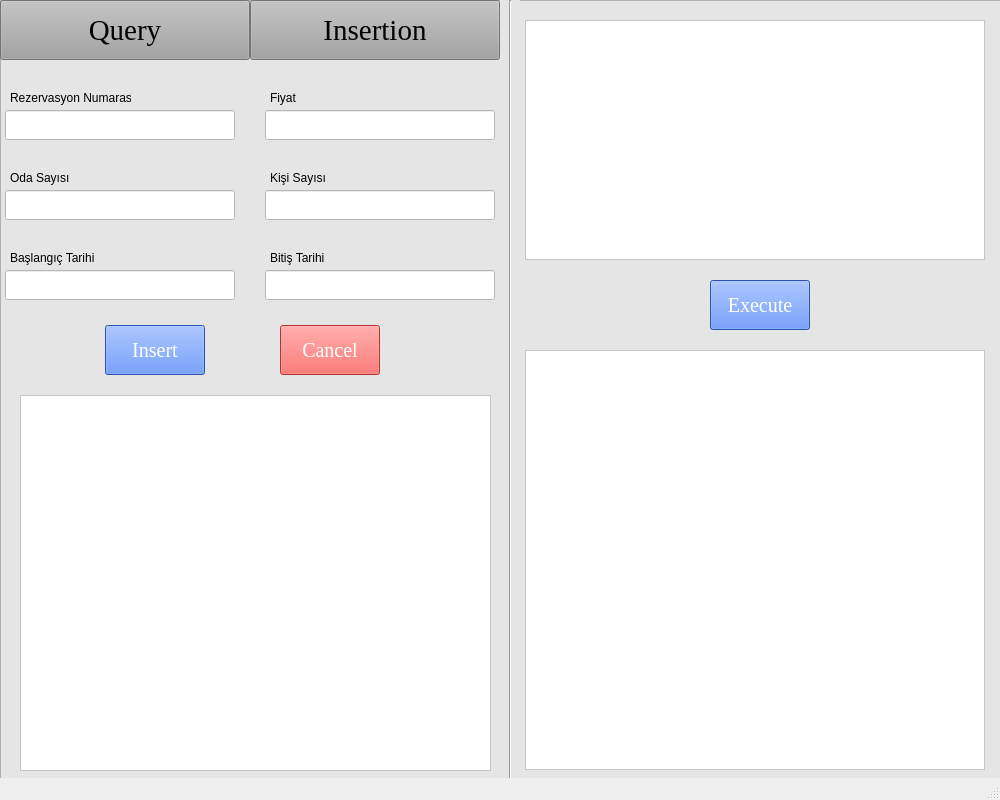
<?xml version="1.0" encoding="UTF-8"?>
<ui version="4.0">
 <class>MainWindow</class>
 <widget class="QMainWindow" name="MainWindow">
  <property name="geometry">
   <rect>
    <x>0</x>
    <y>0</y>
    <width>1000</width>
    <height>800</height>
   </rect>
  </property>
  <property name="windowTitle">
   <string>MainWindow</string>
  </property>
  <widget class="QWidget" name="centralwidget">
   <widget class="QFrame" name="frame_6">
    <property name="geometry">
     <rect>
      <x>0</x>
      <y>0</y>
      <width>1001</width>
      <height>800</height>
     </rect>
    </property>
    <property name="styleSheet">
     <string notr="true">background-color: rgb(229, 229, 229);</string>
    </property>
    <property name="frameShape">
     <enum>QFrame::StyledPanel</enum>
    </property>
    <property name="frameShadow">
     <enum>QFrame::Raised</enum>
    </property>
    <widget class="QPushButton" name="pushButton">
     <property name="geometry">
      <rect>
       <x>0</x>
       <y>0</y>
       <width>250</width>
       <height>60</height>
      </rect>
     </property>
     <property name="font">
      <font>
       <family>Times New Roman</family>
       <pointsize>22</pointsize>
      </font>
     </property>
     <property name="styleSheet">
      <string notr="true">background-color: rgb(163, 163, 163);</string>
     </property>
     <property name="text">
      <string>Query</string>
     </property>
    </widget>
    <widget class="QPushButton" name="pushButton_2">
     <property name="geometry">
      <rect>
       <x>250</x>
       <y>0</y>
       <width>250</width>
       <height>60</height>
      </rect>
     </property>
     <property name="font">
      <font>
       <family>Times New Roman</family>
       <pointsize>22</pointsize>
      </font>
     </property>
     <property name="styleSheet">
      <string notr="true">background-color: rgb(163, 163, 163);</string>
     </property>
     <property name="text">
      <string>Insertion</string>
     </property>
    </widget>
    <widget class="QTextEdit" name="textEdit">
     <property name="geometry">
      <rect>
       <x>525</x>
       <y>20</y>
       <width>460</width>
       <height>240</height>
      </rect>
     </property>
     <property name="styleSheet">
      <string notr="true">background-color: rgb(255, 255, 255);</string>
     </property>
    </widget>
    <widget class="QPushButton" name="pushButton_5">
     <property name="geometry">
      <rect>
       <x>710</x>
       <y>280</y>
       <width>100</width>
       <height>50</height>
      </rect>
     </property>
     <property name="palette">
      <palette>
       <active>
        <colorrole role="WindowText">
         <brush brushstyle="SolidPattern">
          <color alpha="255">
           <red>255</red>
           <green>255</green>
           <blue>255</blue>
          </color>
         </brush>
        </colorrole>
        <colorrole role="Button">
         <brush brushstyle="SolidPattern">
          <color alpha="255">
           <red>56</red>
           <green>116</green>
           <blue>255</blue>
          </color>
         </brush>
        </colorrole>
        <colorrole role="Light">
         <brush brushstyle="SolidPattern">
          <color alpha="255">
           <red>51</red>
           <green>133</green>
           <blue>255</blue>
          </color>
         </brush>
        </colorrole>
        <colorrole role="Text">
         <brush brushstyle="SolidPattern">
          <color alpha="255">
           <red>255</red>
           <green>255</green>
           <blue>255</blue>
          </color>
         </brush>
        </colorrole>
        <colorrole role="ButtonText">
         <brush brushstyle="SolidPattern">
          <color alpha="255">
           <red>255</red>
           <green>255</green>
           <blue>255</blue>
          </color>
         </brush>
        </colorrole>
        <colorrole role="Base">
         <brush brushstyle="SolidPattern">
          <color alpha="255">
           <red>56</red>
           <green>116</green>
           <blue>255</blue>
          </color>
         </brush>
        </colorrole>
        <colorrole role="Window">
         <brush brushstyle="SolidPattern">
          <color alpha="255">
           <red>56</red>
           <green>116</green>
           <blue>255</blue>
          </color>
         </brush>
        </colorrole>
       </active>
       <inactive>
        <colorrole role="WindowText">
         <brush brushstyle="SolidPattern">
          <color alpha="255">
           <red>255</red>
           <green>255</green>
           <blue>255</blue>
          </color>
         </brush>
        </colorrole>
        <colorrole role="Button">
         <brush brushstyle="SolidPattern">
          <color alpha="255">
           <red>56</red>
           <green>116</green>
           <blue>255</blue>
          </color>
         </brush>
        </colorrole>
        <colorrole role="Light">
         <brush brushstyle="SolidPattern">
          <color alpha="255">
           <red>51</red>
           <green>133</green>
           <blue>255</blue>
          </color>
         </brush>
        </colorrole>
        <colorrole role="Text">
         <brush brushstyle="SolidPattern">
          <color alpha="255">
           <red>255</red>
           <green>255</green>
           <blue>255</blue>
          </color>
         </brush>
        </colorrole>
        <colorrole role="ButtonText">
         <brush brushstyle="SolidPattern">
          <color alpha="255">
           <red>255</red>
           <green>255</green>
           <blue>255</blue>
          </color>
         </brush>
        </colorrole>
        <colorrole role="Base">
         <brush brushstyle="SolidPattern">
          <color alpha="255">
           <red>56</red>
           <green>116</green>
           <blue>255</blue>
          </color>
         </brush>
        </colorrole>
        <colorrole role="Window">
         <brush brushstyle="SolidPattern">
          <color alpha="255">
           <red>56</red>
           <green>116</green>
           <blue>255</blue>
          </color>
         </brush>
        </colorrole>
       </inactive>
       <disabled>
        <colorrole role="WindowText">
         <brush brushstyle="SolidPattern">
          <color alpha="255">
           <red>255</red>
           <green>255</green>
           <blue>255</blue>
          </color>
         </brush>
        </colorrole>
        <colorrole role="Button">
         <brush brushstyle="SolidPattern">
          <color alpha="255">
           <red>56</red>
           <green>116</green>
           <blue>255</blue>
          </color>
         </brush>
        </colorrole>
        <colorrole role="Light">
         <brush brushstyle="SolidPattern">
          <color alpha="255">
           <red>51</red>
           <green>133</green>
           <blue>255</blue>
          </color>
         </brush>
        </colorrole>
        <colorrole role="Text">
         <brush brushstyle="SolidPattern">
          <color alpha="255">
           <red>255</red>
           <green>255</green>
           <blue>255</blue>
          </color>
         </brush>
        </colorrole>
        <colorrole role="ButtonText">
         <brush brushstyle="SolidPattern">
          <color alpha="255">
           <red>255</red>
           <green>255</green>
           <blue>255</blue>
          </color>
         </brush>
        </colorrole>
        <colorrole role="Base">
         <brush brushstyle="SolidPattern">
          <color alpha="255">
           <red>56</red>
           <green>116</green>
           <blue>255</blue>
          </color>
         </brush>
        </colorrole>
        <colorrole role="Window">
         <brush brushstyle="SolidPattern">
          <color alpha="255">
           <red>56</red>
           <green>116</green>
           <blue>255</blue>
          </color>
         </brush>
        </colorrole>
       </disabled>
      </palette>
     </property>
     <property name="font">
      <font>
       <family>Times New Roman</family>
       <pointsize>15</pointsize>
      </font>
     </property>
     <property name="styleSheet">
      <string notr="true">background-color: rgb(56, 116, 255);
color: rgb(255, 255, 255);</string>
     </property>
     <property name="text">
      <string>Execute</string>
     </property>
    </widget>
    <widget class="QTextEdit" name="textEdit_2">
     <property name="geometry">
      <rect>
       <x>525</x>
       <y>350</y>
       <width>460</width>
       <height>420</height>
      </rect>
     </property>
     <property name="styleSheet">
      <string notr="true">background-color: rgb(255, 255, 255);</string>
     </property>
     <property name="readOnly">
      <bool>true</bool>
     </property>
    </widget>
    <widget class="Line" name="line_6">
     <property name="geometry">
      <rect>
       <x>500</x>
       <y>0</y>
       <width>20</width>
       <height>811</height>
      </rect>
     </property>
     <property name="orientation">
      <enum>Qt::Vertical</enum>
     </property>
    </widget>
    <widget class="QLineEdit" name="lineEdit">
     <property name="geometry">
      <rect>
       <x>5</x>
       <y>110</y>
       <width>230</width>
       <height>30</height>
      </rect>
     </property>
     <property name="styleSheet">
      <string notr="true">background-color: rgb(255, 255, 255);</string>
     </property>
     <property name="text">
      <string/>
     </property>
    </widget>
    <widget class="QLineEdit" name="lineEdit_2">
     <property name="geometry">
      <rect>
       <x>5</x>
       <y>190</y>
       <width>230</width>
       <height>30</height>
      </rect>
     </property>
     <property name="styleSheet">
      <string notr="true">background-color: rgb(255, 255, 255);</string>
     </property>
     <property name="text">
      <string/>
     </property>
    </widget>
    <widget class="QLineEdit" name="lineEdit_4">
     <property name="geometry">
      <rect>
       <x>5</x>
       <y>270</y>
       <width>230</width>
       <height>30</height>
      </rect>
     </property>
     <property name="styleSheet">
      <string notr="true">background-color: rgb(255, 255, 255);</string>
     </property>
     <property name="text">
      <string/>
     </property>
    </widget>
    <widget class="QLineEdit" name="lineEdit_3">
     <property name="geometry">
      <rect>
       <x>265</x>
       <y>190</y>
       <width>230</width>
       <height>30</height>
      </rect>
     </property>
     <property name="styleSheet">
      <string notr="true">background-color: rgb(255, 255, 255);</string>
     </property>
     <property name="text">
      <string/>
     </property>
    </widget>
    <widget class="QLineEdit" name="lineEdit_5">
     <property name="geometry">
      <rect>
       <x>265</x>
       <y>270</y>
       <width>230</width>
       <height>30</height>
      </rect>
     </property>
     <property name="styleSheet">
      <string notr="true">background-color: rgb(255, 255, 255);</string>
     </property>
     <property name="text">
      <string/>
     </property>
    </widget>
    <widget class="QLabel" name="label_26">
     <property name="geometry">
      <rect>
       <x>10</x>
       <y>90</y>
       <width>121</width>
       <height>16</height>
      </rect>
     </property>
     <property name="text">
      <string>Rezervasyon Numarası</string>
     </property>
    </widget>
    <widget class="QLabel" name="label_28">
     <property name="geometry">
      <rect>
       <x>10</x>
       <y>170</y>
       <width>111</width>
       <height>16</height>
      </rect>
     </property>
     <property name="text">
      <string>Oda Sayısı</string>
     </property>
    </widget>
    <widget class="QLabel" name="label_29">
     <property name="geometry">
      <rect>
       <x>270</x>
       <y>170</y>
       <width>111</width>
       <height>16</height>
      </rect>
     </property>
     <property name="text">
      <string>Kişi Sayısı</string>
     </property>
    </widget>
    <widget class="QLabel" name="label_30">
     <property name="geometry">
      <rect>
       <x>10</x>
       <y>250</y>
       <width>111</width>
       <height>16</height>
      </rect>
     </property>
     <property name="text">
      <string>Başlangıç Tarihi</string>
     </property>
    </widget>
    <widget class="QLabel" name="label_31">
     <property name="geometry">
      <rect>
       <x>270</x>
       <y>250</y>
       <width>111</width>
       <height>16</height>
      </rect>
     </property>
     <property name="text">
      <string>Bitiş Tarihi</string>
     </property>
    </widget>
    <widget class="QPushButton" name="pushButton_3">
     <property name="geometry">
      <rect>
       <x>105</x>
       <y>325</y>
       <width>100</width>
       <height>50</height>
      </rect>
     </property>
     <property name="palette">
      <palette>
       <active>
        <colorrole role="WindowText">
         <brush brushstyle="SolidPattern">
          <color alpha="255">
           <red>255</red>
           <green>255</green>
           <blue>255</blue>
          </color>
         </brush>
        </colorrole>
        <colorrole role="Button">
         <brush brushstyle="SolidPattern">
          <color alpha="255">
           <red>56</red>
           <green>116</green>
           <blue>255</blue>
          </color>
         </brush>
        </colorrole>
        <colorrole role="Light">
         <brush brushstyle="SolidPattern">
          <color alpha="255">
           <red>51</red>
           <green>133</green>
           <blue>255</blue>
          </color>
         </brush>
        </colorrole>
        <colorrole role="Text">
         <brush brushstyle="SolidPattern">
          <color alpha="255">
           <red>255</red>
           <green>255</green>
           <blue>255</blue>
          </color>
         </brush>
        </colorrole>
        <colorrole role="ButtonText">
         <brush brushstyle="SolidPattern">
          <color alpha="255">
           <red>255</red>
           <green>255</green>
           <blue>255</blue>
          </color>
         </brush>
        </colorrole>
        <colorrole role="Base">
         <brush brushstyle="SolidPattern">
          <color alpha="255">
           <red>56</red>
           <green>116</green>
           <blue>255</blue>
          </color>
         </brush>
        </colorrole>
        <colorrole role="Window">
         <brush brushstyle="SolidPattern">
          <color alpha="255">
           <red>56</red>
           <green>116</green>
           <blue>255</blue>
          </color>
         </brush>
        </colorrole>
       </active>
       <inactive>
        <colorrole role="WindowText">
         <brush brushstyle="SolidPattern">
          <color alpha="255">
           <red>255</red>
           <green>255</green>
           <blue>255</blue>
          </color>
         </brush>
        </colorrole>
        <colorrole role="Button">
         <brush brushstyle="SolidPattern">
          <color alpha="255">
           <red>56</red>
           <green>116</green>
           <blue>255</blue>
          </color>
         </brush>
        </colorrole>
        <colorrole role="Light">
         <brush brushstyle="SolidPattern">
          <color alpha="255">
           <red>51</red>
           <green>133</green>
           <blue>255</blue>
          </color>
         </brush>
        </colorrole>
        <colorrole role="Text">
         <brush brushstyle="SolidPattern">
          <color alpha="255">
           <red>255</red>
           <green>255</green>
           <blue>255</blue>
          </color>
         </brush>
        </colorrole>
        <colorrole role="ButtonText">
         <brush brushstyle="SolidPattern">
          <color alpha="255">
           <red>255</red>
           <green>255</green>
           <blue>255</blue>
          </color>
         </brush>
        </colorrole>
        <colorrole role="Base">
         <brush brushstyle="SolidPattern">
          <color alpha="255">
           <red>56</red>
           <green>116</green>
           <blue>255</blue>
          </color>
         </brush>
        </colorrole>
        <colorrole role="Window">
         <brush brushstyle="SolidPattern">
          <color alpha="255">
           <red>56</red>
           <green>116</green>
           <blue>255</blue>
          </color>
         </brush>
        </colorrole>
       </inactive>
       <disabled>
        <colorrole role="WindowText">
         <brush brushstyle="SolidPattern">
          <color alpha="255">
           <red>255</red>
           <green>255</green>
           <blue>255</blue>
          </color>
         </brush>
        </colorrole>
        <colorrole role="Button">
         <brush brushstyle="SolidPattern">
          <color alpha="255">
           <red>56</red>
           <green>116</green>
           <blue>255</blue>
          </color>
         </brush>
        </colorrole>
        <colorrole role="Light">
         <brush brushstyle="SolidPattern">
          <color alpha="255">
           <red>51</red>
           <green>133</green>
           <blue>255</blue>
          </color>
         </brush>
        </colorrole>
        <colorrole role="Text">
         <brush brushstyle="SolidPattern">
          <color alpha="255">
           <red>255</red>
           <green>255</green>
           <blue>255</blue>
          </color>
         </brush>
        </colorrole>
        <colorrole role="ButtonText">
         <brush brushstyle="SolidPattern">
          <color alpha="255">
           <red>255</red>
           <green>255</green>
           <blue>255</blue>
          </color>
         </brush>
        </colorrole>
        <colorrole role="Base">
         <brush brushstyle="SolidPattern">
          <color alpha="255">
           <red>56</red>
           <green>116</green>
           <blue>255</blue>
          </color>
         </brush>
        </colorrole>
        <colorrole role="Window">
         <brush brushstyle="SolidPattern">
          <color alpha="255">
           <red>56</red>
           <green>116</green>
           <blue>255</blue>
          </color>
         </brush>
        </colorrole>
       </disabled>
      </palette>
     </property>
     <property name="font">
      <font>
       <family>Times New Roman</family>
       <pointsize>15</pointsize>
      </font>
     </property>
     <property name="styleSheet">
      <string notr="true">background-color: rgb(56, 116, 255);
color: rgb(255, 255, 255);</string>
     </property>
     <property name="text">
      <string>Insert</string>
     </property>
    </widget>
    <widget class="QPushButton" name="pushButton_4">
     <property name="geometry">
      <rect>
       <x>280</x>
       <y>325</y>
       <width>100</width>
       <height>50</height>
      </rect>
     </property>
     <property name="palette">
      <palette>
       <active>
        <colorrole role="WindowText">
         <brush brushstyle="SolidPattern">
          <color alpha="255">
           <red>255</red>
           <green>255</green>
           <blue>255</blue>
          </color>
         </brush>
        </colorrole>
        <colorrole role="Button">
         <brush brushstyle="SolidPattern">
          <color alpha="255">
           <red>255</red>
           <green>71</green>
           <blue>65</blue>
          </color>
         </brush>
        </colorrole>
        <colorrole role="Light">
         <brush brushstyle="SolidPattern">
          <color alpha="255">
           <red>51</red>
           <green>133</green>
           <blue>255</blue>
          </color>
         </brush>
        </colorrole>
        <colorrole role="Text">
         <brush brushstyle="SolidPattern">
          <color alpha="255">
           <red>255</red>
           <green>255</green>
           <blue>255</blue>
          </color>
         </brush>
        </colorrole>
        <colorrole role="ButtonText">
         <brush brushstyle="SolidPattern">
          <color alpha="255">
           <red>255</red>
           <green>255</green>
           <blue>255</blue>
          </color>
         </brush>
        </colorrole>
        <colorrole role="Base">
         <brush brushstyle="SolidPattern">
          <color alpha="255">
           <red>255</red>
           <green>71</green>
           <blue>65</blue>
          </color>
         </brush>
        </colorrole>
        <colorrole role="Window">
         <brush brushstyle="SolidPattern">
          <color alpha="255">
           <red>255</red>
           <green>71</green>
           <blue>65</blue>
          </color>
         </brush>
        </colorrole>
       </active>
       <inactive>
        <colorrole role="WindowText">
         <brush brushstyle="SolidPattern">
          <color alpha="255">
           <red>255</red>
           <green>255</green>
           <blue>255</blue>
          </color>
         </brush>
        </colorrole>
        <colorrole role="Button">
         <brush brushstyle="SolidPattern">
          <color alpha="255">
           <red>255</red>
           <green>71</green>
           <blue>65</blue>
          </color>
         </brush>
        </colorrole>
        <colorrole role="Light">
         <brush brushstyle="SolidPattern">
          <color alpha="255">
           <red>51</red>
           <green>133</green>
           <blue>255</blue>
          </color>
         </brush>
        </colorrole>
        <colorrole role="Text">
         <brush brushstyle="SolidPattern">
          <color alpha="255">
           <red>255</red>
           <green>255</green>
           <blue>255</blue>
          </color>
         </brush>
        </colorrole>
        <colorrole role="ButtonText">
         <brush brushstyle="SolidPattern">
          <color alpha="255">
           <red>255</red>
           <green>255</green>
           <blue>255</blue>
          </color>
         </brush>
        </colorrole>
        <colorrole role="Base">
         <brush brushstyle="SolidPattern">
          <color alpha="255">
           <red>255</red>
           <green>71</green>
           <blue>65</blue>
          </color>
         </brush>
        </colorrole>
        <colorrole role="Window">
         <brush brushstyle="SolidPattern">
          <color alpha="255">
           <red>255</red>
           <green>71</green>
           <blue>65</blue>
          </color>
         </brush>
        </colorrole>
       </inactive>
       <disabled>
        <colorrole role="WindowText">
         <brush brushstyle="SolidPattern">
          <color alpha="255">
           <red>255</red>
           <green>255</green>
           <blue>255</blue>
          </color>
         </brush>
        </colorrole>
        <colorrole role="Button">
         <brush brushstyle="SolidPattern">
          <color alpha="255">
           <red>255</red>
           <green>71</green>
           <blue>65</blue>
          </color>
         </brush>
        </colorrole>
        <colorrole role="Light">
         <brush brushstyle="SolidPattern">
          <color alpha="255">
           <red>51</red>
           <green>133</green>
           <blue>255</blue>
          </color>
         </brush>
        </colorrole>
        <colorrole role="Text">
         <brush brushstyle="SolidPattern">
          <color alpha="255">
           <red>255</red>
           <green>255</green>
           <blue>255</blue>
          </color>
         </brush>
        </colorrole>
        <colorrole role="ButtonText">
         <brush brushstyle="SolidPattern">
          <color alpha="255">
           <red>255</red>
           <green>255</green>
           <blue>255</blue>
          </color>
         </brush>
        </colorrole>
        <colorrole role="Base">
         <brush brushstyle="SolidPattern">
          <color alpha="255">
           <red>255</red>
           <green>71</green>
           <blue>65</blue>
          </color>
         </brush>
        </colorrole>
        <colorrole role="Window">
         <brush brushstyle="SolidPattern">
          <color alpha="255">
           <red>255</red>
           <green>71</green>
           <blue>65</blue>
          </color>
         </brush>
        </colorrole>
       </disabled>
      </palette>
     </property>
     <property name="font">
      <font>
       <family>Times New Roman</family>
       <pointsize>15</pointsize>
      </font>
     </property>
     <property name="styleSheet">
      <string notr="true">color: rgb(255, 255, 255);
background-color: rgb(255, 71, 65);</string>
     </property>
     <property name="text">
      <string>Cancel</string>
     </property>
    </widget>
    <widget class="QTextEdit" name="textEdit_3">
     <property name="geometry">
      <rect>
       <x>20</x>
       <y>395</y>
       <width>471</width>
       <height>376</height>
      </rect>
     </property>
     <property name="styleSheet">
      <string notr="true">background-color: rgb(255, 255, 255);</string>
     </property>
     <property name="readOnly">
      <bool>true</bool>
     </property>
    </widget>
    <widget class="QLineEdit" name="lineEdit_6">
     <property name="geometry">
      <rect>
       <x>265</x>
       <y>110</y>
       <width>230</width>
       <height>30</height>
      </rect>
     </property>
     <property name="styleSheet">
      <string notr="true">background-color: rgb(255, 255, 255);</string>
     </property>
     <property name="text">
      <string/>
     </property>
    </widget>
    <widget class="QLabel" name="label_32">
     <property name="geometry">
      <rect>
       <x>270</x>
       <y>90</y>
       <width>111</width>
       <height>16</height>
      </rect>
     </property>
     <property name="text">
      <string>Fiyat</string>
     </property>
    </widget>
   </widget>
  </widget>
  <widget class="QStatusBar" name="statusbar"/>
 </widget>
 <resources/>
 <connections/>
</ui>
